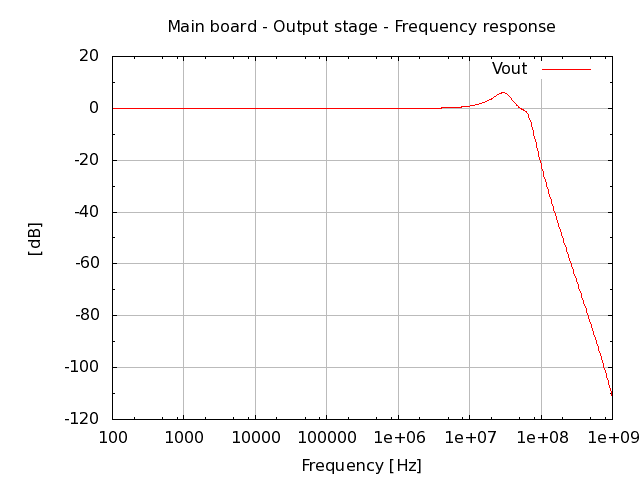

Write the gnuplot code that produced this figure.
# setup terminal
set term png

# setup graph
set output "73.003.00.02.01.png"
set title "Main board - Output stage - Frequency response"

# setup Y-axis
set grid ytics lt 1 lw 1 lc rgb "#bbbbbb"
set mytics
set ylabel "[dB]"

#setup X-axis
set logscale x 10
set grid xtics lt 1 lw 1 lc rgb "#bbbbbb"
set xlabel "Frequency [Hz]"

# setup plot style
set style data lines
plot '75.003.00.02.01.dat' using 1:2 title "Vout"

# set output back to default
set output

# reset terminal type
set terminal pop
